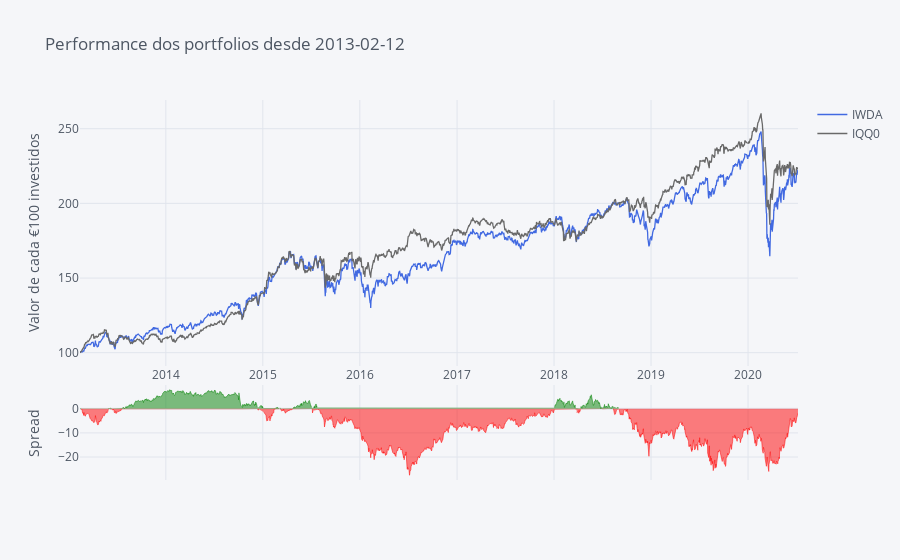

Notebook cell for this chart:
### Code cell
# Making Color Palette
Palette = ['rgb(255, 153, 51)',     # 1 - orange
            'royalblue',            # 2 - Royalblue
            '#708090',              # 3 - Grey
            'rgb(128, 0, 128)',     # 4 - Indigo
            'rgb(219, 64, 82)',     # 5 - Red
            'rgb(0, 128, 128)',     # 6 - Teal
            '#191970',              # 7 - Navy
            'rgb(128, 128, 0)',     # 8 - Olive
            '#00BFFF',              # 9 - Water Blue
            'rgb(128, 177, 211)']   # 10 - 

fundos.iplot(title='Performance dos portfolios desde ' + Begin, yTitle='Valor de cada €100 investidos', color=['royalblue', 'dimgrey'], kind='spread')

### Figure 1 — Plotly figure (JSON) as saved in the notebook; plotly's stock layout.template omitted (floating-point values rounded to 4 significant figures; data arrays with more than 128 entries replaced by an {"elided": "..."} marker saying what was removed)
{"data": [{"line": {"color": "rgba(65, 105, 225, 1.0)", "dash": "solid", "shape": "linear", "width": 1.3}, "mode": "lines", "name": "IWDA", "text": "", "type": "scatter", "x": {"elided": "1890 str values"}, "y": {"elided": "1890 float values"}}, {"line": {"color": "rgba(105, 105, 105, 1.0)", "dash": "solid", "shape": "linear", "width": 1.3}, "mode": "lines", "name": "IQQ0", "text": "", "type": "scatter", "x": {"elided": "1890 str values"}, "y": {"elided": "1890 float values"}}, {"connectgaps": false, "fill": "tozeroy", "line": {"color": "green", "dash": "solid", "shape": "linear", "width": 0.5}, "mode": "lines", "name": "Spread", "showlegend": false, "type": "scatter", "x": {"elided": "1890 str values"}, "xaxis": "x2", "y": {"elided": "1890 mixed values"}, "yaxis": "y2"}, {"connectgaps": false, "fill": "tozeroy", "line": {"color": "red", "dash": "solid", "shape": "linear", "width": 0.5}, "mode": "lines", "name": "Spread", "showlegend": false, "type": "scatter", "x": {"elided": "1890 str values"}, "xaxis": "x2", "y": {"elided": "1890 mixed values"}, "yaxis": "y2"}], "layout": {"autosize": true, "hovermode": "x", "legend": {"bgcolor": "#F5F6F9", "font": {"color": "#4D5663"}}, "paper_bgcolor": "#F5F6F9", "plot_bgcolor": "#F5F6F9", "title": {"font": {"color": "#4D5663"}, "text": "Performance dos portfolios desde 2013-02-12"}, "xaxis": {"autorange": true, "gridcolor": "#E1E5ED", "range": ["2013-02-12", "2020-07-07"], "showgrid": true, "tickfont": {"color": "#4D5663"}, "title": {"font": {"color": "#4D5663"}, "text": ""}, "type": "date", "zerolinecolor": "#E1E5ED"}, "xaxis2": {"anchor": "y2", "autorange": true, "gridcolor": "#E1E5ED", "range": ["2013-02-12", "2020-07-07"], "showgrid": true, "showticklabels": false, "tickfont": {"color": "#4D5663"}, "title": {"font": {"color": "#4D5663"}, "text": ""}, "type": "date", "zerolinecolor": "#E1E5ED"}, "yaxis": {"autorange": true, "domain": [0.3, 1], "gridcolor": "#E1E5ED", "range": [91.09, 269.2], "showgrid": true, "tickfont": {"color": "#4D5663"}, "title": {"font": {"color": "#4D5663"}, "text": "Valor de cada €100 investidos"}, "type": "linear", "zerolinecolor": "#E1E5ED"}, "yaxis2": {"autorange": true, "domain": [0, 0.25], "gridcolor": "#E1E5ED", "range": [-29.54, 9.881], "showgrid": true, "tickfont": {"color": "#4D5663"}, "title": {"font": {"color": "#4D5663"}, "text": "Spread"}, "type": "linear", "zerolinecolor": "#E1E5ED"}}}
